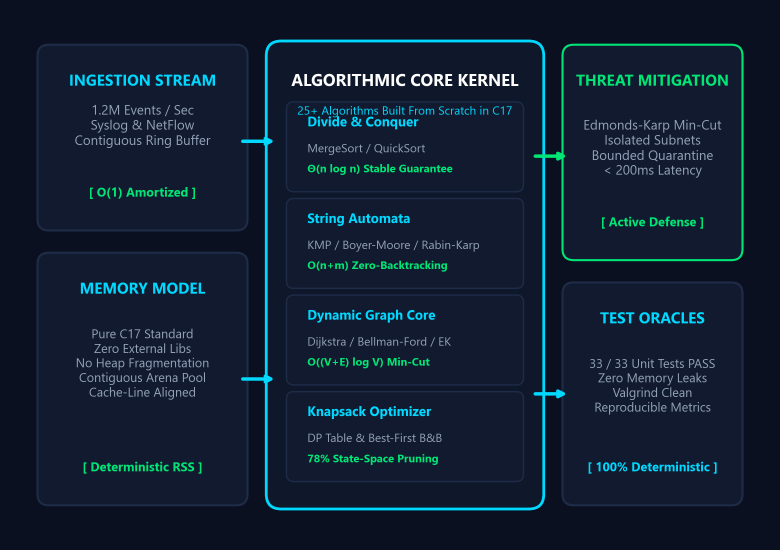
#> input picture presentation/assets/slide1_system_architecture.png, 2340 x 1650 px (shown at 1/3 size)
$ python generate_composite_defense_assets.py
#> lines starting #> are read from the running program, lines starting #| are printed output that depends on the picture
#!/usr/bin/env python3
"""
Generate Unified 300 DPI Composite Visual Cards for the Keynote Presentation.
Combines Theoretical Algorithmic Proofs with Real Live Web GUI Telemetry Cards.
"""

import os
from PIL import Image, ImageDraw, ImageFont

BASE_DIR = os.path.dirname(os.path.dirname(os.path.abspath(__file__)))
ASSETS_DIR = os.path.join(BASE_DIR, "presentation", "assets")
CROPS_DIR = os.path.join(ASSETS_DIR, "gui_crops")
COMPOSITES_DIR = os.path.join(ASSETS_DIR, "composites")
os.makedirs(COMPOSITES_DIR, exist_ok=True)

# Canvas Dimensions: 2220 x 1580 px (equivalent to 7.4" x 5.26" at 300 DPI)
W_CANVAS = 2220
H_CANVAS = 1580
BG_COLOR = (11, 16, 32)       # #0B1020
CARD_BG = (18, 26, 47)        # #121A2F
BORDER_COLOR = (30, 44, 72)   # #1E2C48
CYAN = (0, 217, 255)          # #00D9FF
GREEN = (0, 230, 118)         # #00E676

def create_base_canvas():
    return Image.new("RGB", (W_CANVAS, H_CANVAS), BG_COLOR)

def draw_header_pill(draw, text, x, y, w, h, outline_color=BORDER_COLOR, text_color=CYAN):
    draw.rounded_rectangle([x, y, x + w, y + h], radius=8, fill=CARD_BG, outline=outline_color, width=2)
    # Simple centered text
    draw.text((x + 15, y + 8), text, fill=text_color)

# -----------------------------------------------------------------------------
# SLIDE 1: Hero Architecture + Live Telemetry Banner
# -----------------------------------------------------------------------------
def make_slide1_composite():
    canvas = create_base_canvas()
    draw = ImageDraw.Draw(canvas)

    # Top: Architecture Schematic (Height: ~1050 px)
    arch_path = os.path.join(ASSETS_DIR, "slide1_system_architecture.png")
    if os.path.exists(arch_path):
        arch_im = Image.open(arch_path).convert("RGB")
        arch_im = arch_im.resize((W_CANVAS, 1060), Image.Resampling.LANCZOS)
#> arch_im: PIL image 2220x1060 RGB
        canvas.paste(arch_im, (0, 0))

    # Bottom Banner Container: Live Web GUI Telemetry Banner
    tel_path = os.path.join(CROPS_DIR, "ui_telemetry_banner.png")
    if os.path.exists(tel_path):
        tel_im = Image.open(tel_path).convert("RGB")
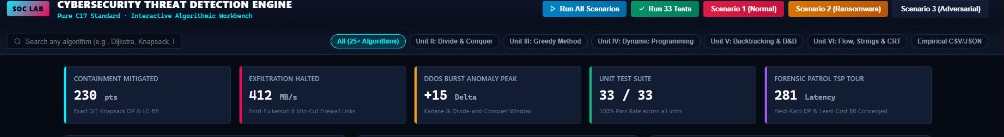
#> input picture presentation/assets/gui_crops/ui_telemetry_banner.png, 1004 x 137 px
#> tel_im is the input picture: PIL image 1004x137 RGB; mean R, G, B 23.8, 31.3, 47.1
        # Resize nicely to fit bottom
        tw, th = W_CANVAS - 40, 460
        tel_im = tel_im.resize((tw, th), Image.Resampling.LANCZOS)
#> tel_im: PIL image 2180x460 RGB
        # Add subtle container border
        draw.rounded_rectangle([18, 1090, 18 + tw + 4, 1090 + th + 4], radius=10, fill=CARD_BG, outline=BORDER_COLOR, width=2)
        canvas.paste(tel_im, (20, 1092))

    out_p = os.path.join(COMPOSITES_DIR, "slide1_composite.png")
    canvas.save(out_p, quality=95)
    print("[+] Created slide1_composite.png")

# -----------------------------------------------------------------------------
# SLIDE 3: Recurrence Trees + Live Sorting Workbench Card
# -----------------------------------------------------------------------------
def make_slide3_composite():
    canvas = create_base_canvas()
    draw = ImageDraw.Draw(canvas)

    # Left: Recurrence Trees (Width: ~1250 px)
    rec_path = os.path.join(ASSETS_DIR, "slide3_recurrence_trees.png")
    if os.path.exists(rec_path):
        rec_im = Image.open(rec_path).convert("RGB")
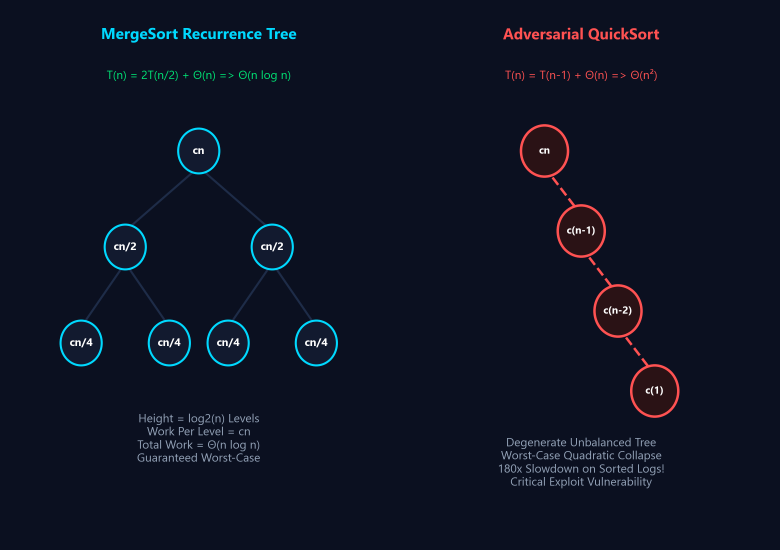
#> input picture presentation/assets/slide3_recurrence_trees.png, 2340 x 1650 px (shown at 1/3 size)
        rec_im = rec_im.resize((1280, H_CANVAS), Image.Resampling.LANCZOS)
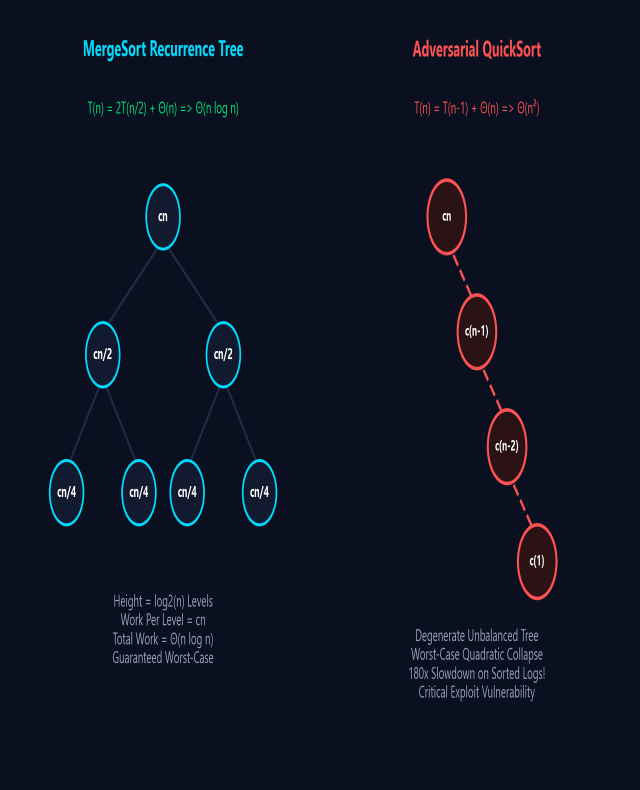
#> rec_im: PIL image 1280x1580 RGB (shown at 1/2 size); mean R, G, B 14.2, 19.4, 35.2
        canvas.paste(rec_im, (0, 0))

    # Right: Live GUI Sorting Workbench Card
    sort_path = os.path.join(CROPS_DIR, "ui_sorting_workbench.png")
    if os.path.exists(sort_path):
        sort_im = Image.open(sort_path).convert("RGB")
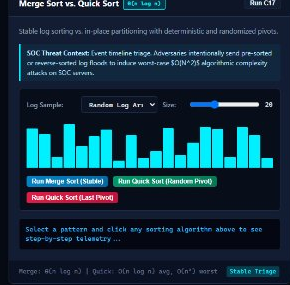
#> input picture presentation/assets/gui_crops/ui_sorting_workbench.png, 290 x 285 px
#> sort_im is the input picture: PIL image 290x285 RGB; mean R, G, B 20.4, 47.8, 65.1
        sw, sh = 880, 1480
        sort_im = sort_im.resize((sw, sh), Image.Resampling.LANCZOS)
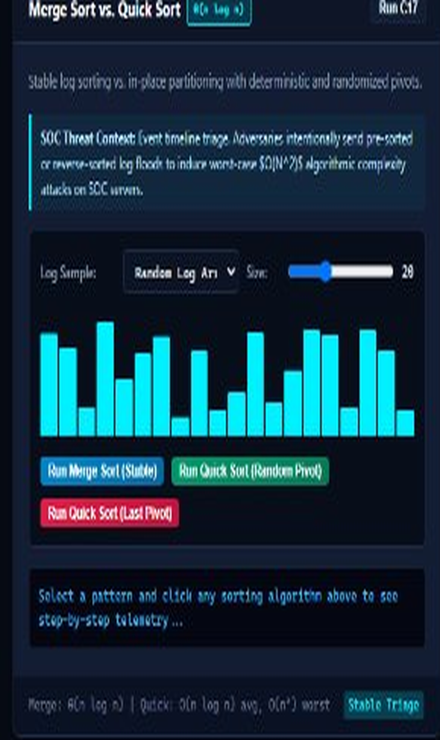
#> sort_im: PIL image 880x1480 RGB (shown at 1/2 size); mean R, G, B 20.6, 47.8, 65
        draw.rounded_rectangle([1300, 45, 1300 + sw + 4, 45 + sh + 4], radius=12, fill=CARD_BG, outline=BORDER_COLOR, width=2)
        canvas.paste(sort_im, (1302, 47))

    out_p = os.path.join(COMPOSITES_DIR, "slide3_composite.png")
    canvas.save(out_p, quality=95)
    print("[+] Created slide3_composite.png")

# -----------------------------------------------------------------------------
# SLIDE 4: KMP State Automaton + Live 4-Matcher GUI Scanner Card
# -----------------------------------------------------------------------------
def make_slide4_composite():
    canvas = create_base_canvas()
    draw = ImageDraw.Draw(canvas)

    # Top: KMP DFA Automaton
    str_path = os.path.join(ASSETS_DIR, "slide4_string_automaton.png")
    if os.path.exists(str_path):
        str_im = Image.open(str_path).convert("RGB")
        str_im = str_im.resize((W_CANVAS, 850), Image.Resampling.LANCZOS)
        canvas.paste(str_im, (0, 0))

    # Bottom: Live String Matcher UI Card
    mat_path = os.path.join(CROPS_DIR, "ui_string_matcher_card.png")
    if os.path.exists(mat_path):
        mat_im = Image.open(mat_path).convert("RGB")
        mw, mh = W_CANVAS - 40, 680
        mat_im = mat_im.resize((mw, mh), Image.Resampling.LANCZOS)
        draw.rounded_rectangle([18, 875, 18 + mw + 4, 875 + mh + 4], radius=10, fill=CARD_BG, outline=BORDER_COLOR, width=2)
        canvas.paste(mat_im, (20, 877))

    out_p = os.path.join(COMPOSITES_DIR, "slide4_composite.png")
    canvas.save(out_p, quality=95)
    print("[+] Created slide4_composite.png")

# -----------------------------------------------------------------------------
# SLIDE 5: Attack Topology Graph + Live Min-Cut Quarantine Card
# -----------------------------------------------------------------------------
def make_slide5_composite():
    canvas = create_base_canvas()
    draw = ImageDraw.Draw(canvas)

    # Left: Attack Topology Graph
    top_path = os.path.join(ASSETS_DIR, "slide5_attack_topology.png")
    if os.path.exists(top_path):
        top_im = Image.open(top_path).convert("RGB")
        top_im = top_im.resize((1260, H_CANVAS), Image.Resampling.LANCZOS)
        canvas.paste(top_im, (0, 0))

    # Right: Live GUI Min-Cut Card
    cut_path = os.path.join(CROPS_DIR, "ui_mincut_card.png")
    if os.path.exists(cut_path):
        cut_im = Image.open(cut_path).convert("RGB")
        cw, ch = 900, 1480
        cut_im = cut_im.resize((cw, ch), Image.Resampling.LANCZOS)
        draw.rounded_rectangle([1290, 45, 1290 + cw + 4, 45 + ch + 4], radius=12, fill=CARD_BG, outline=BORDER_COLOR, width=2)
        canvas.paste(cut_im, (1292, 47))

    out_p = os.path.join(COMPOSITES_DIR, "slide5_composite.png")
    canvas.save(out_p, quality=95)
    print("[+] Created slide5_composite.png")

# -----------------------------------------------------------------------------
# SLIDE 6: State Space Tree + Live Knapsack B&B Card
# -----------------------------------------------------------------------------
def make_slide6_composite():
    canvas = create_base_canvas()
    draw = ImageDraw.Draw(canvas)

    # Left: State Space Search Tree
    sst_path = os.path.join(ASSETS_DIR, "slide6_state_space_tree.png")
    if os.path.exists(sst_path):
        sst_im = Image.open(sst_path).convert("RGB")
        sst_im = sst_im.resize((1260, H_CANVAS), Image.Resampling.LANCZOS)
        canvas.paste(sst_im, (0, 0))

    # Right: Live GUI Knapsack B&B Policies Card
    bb_path = os.path.join(CROPS_DIR, "ui_knapsack_bb_card.png")
    if os.path.exists(bb_path):
        bb_im = Image.open(bb_path).convert("RGB")
        bw, bh = 900, 1480
        bb_im = bb_im.resize((bw, bh), Image.Resampling.LANCZOS)
        draw.rounded_rectangle([1290, 45, 1290 + bw + 4, 45 + bh + 4], radius=12, fill=CARD_BG, outline=BORDER_COLOR, width=2)
        canvas.paste(bb_im, (1292, 47))

    out_p = os.path.join(COMPOSITES_DIR, "slide6_composite.png")
    canvas.save(out_p, quality=95)
    print("[+] Created slide6_composite.png")

# -----------------------------------------------------------------------------
# SLIDE 8: Empirical Dashboard + Live Workbench Telemetry & N-Queens Grid
# -----------------------------------------------------------------------------
def make_slide8_composite():
    canvas = create_base_canvas()
    draw = ImageDraw.Draw(canvas)

    # Left: Benchmark Dashboard
    bench_path = os.path.join(ASSETS_DIR, "slide8_empirical_dashboard.png")
    if os.path.exists(bench_path):
        bench_im = Image.open(bench_path).convert("RGB")
        bench_im = bench_im.resize((1180, H_CANVAS), Image.Resampling.LANCZOS)
        canvas.paste(bench_im, (0, 0))

    # Right Top: Live N-Queens Honeypot Grid Card
    nq_path = os.path.join(CROPS_DIR, "ui_nqueens_card.png")
    if os.path.exists(nq_path):
        nq_im = Image.open(nq_path).convert("RGB")
        nw, nh = 970, 850
        nq_im = nq_im.resize((nw, nh), Image.Resampling.LANCZOS)
        draw.rounded_rectangle([1220, 45, 1220 + nw + 4, 45 + nh + 4], radius=12, fill=CARD_BG, outline=BORDER_COLOR, width=2)
        canvas.paste(nq_im, (1222, 47))

    # Right Bottom: Live Telemetry Banner Strip
    tel_path = os.path.join(CROPS_DIR, "ui_telemetry_banner.png")
    if os.path.exists(tel_path):
        tel_im = Image.open(tel_path).convert("RGB")
        tw, th = 970, 580
        tel_im = tel_im.resize((tw, th), Image.Resampling.LANCZOS)
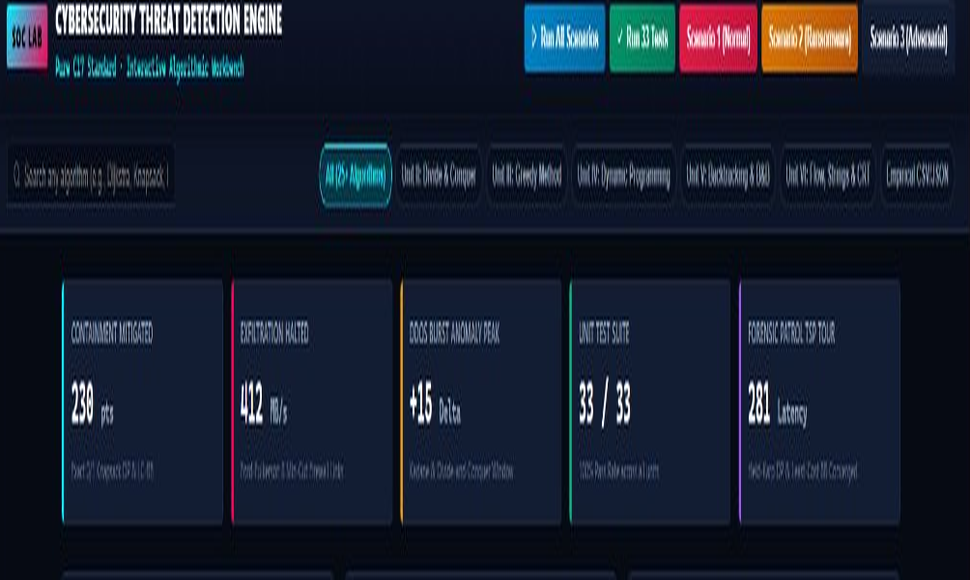
#> tel_im: PIL image 970x580 RGB; mean R, G, B 23.8, 31.2, 47
        draw.rounded_rectangle([1220, 930, 1220 + tw + 4, 930 + th + 4], radius=12, fill=CARD_BG, outline=BORDER_COLOR, width=2)
        canvas.paste(tel_im, (1222, 932))
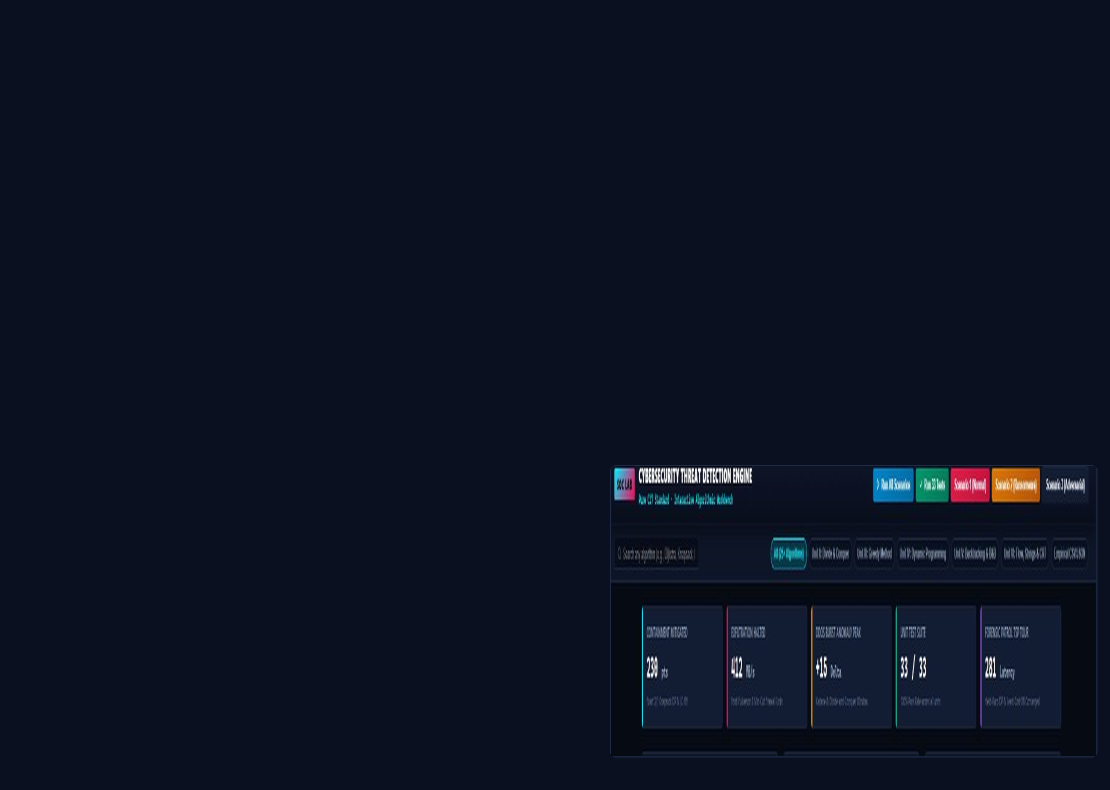
#> canvas: PIL image 2220x1580 RGB (shown at 1/2 size); mean R, G, B 13.1, 18.5, 34.5

    out_p = os.path.join(COMPOSITES_DIR, "slide8_composite.png")
    canvas.save(out_p, quality=95)
    print("[+] Created slide8_composite.png")

if __name__ == "__main__":
    print("[*] Generating 300 DPI Unified Composite Visual Assets...")
    make_slide1_composite()
    make_slide3_composite()
    make_slide4_composite()
    make_slide5_composite()
    make_slide6_composite()
    make_slide8_composite()
    print("[+] All composite visual cards successfully created!")
